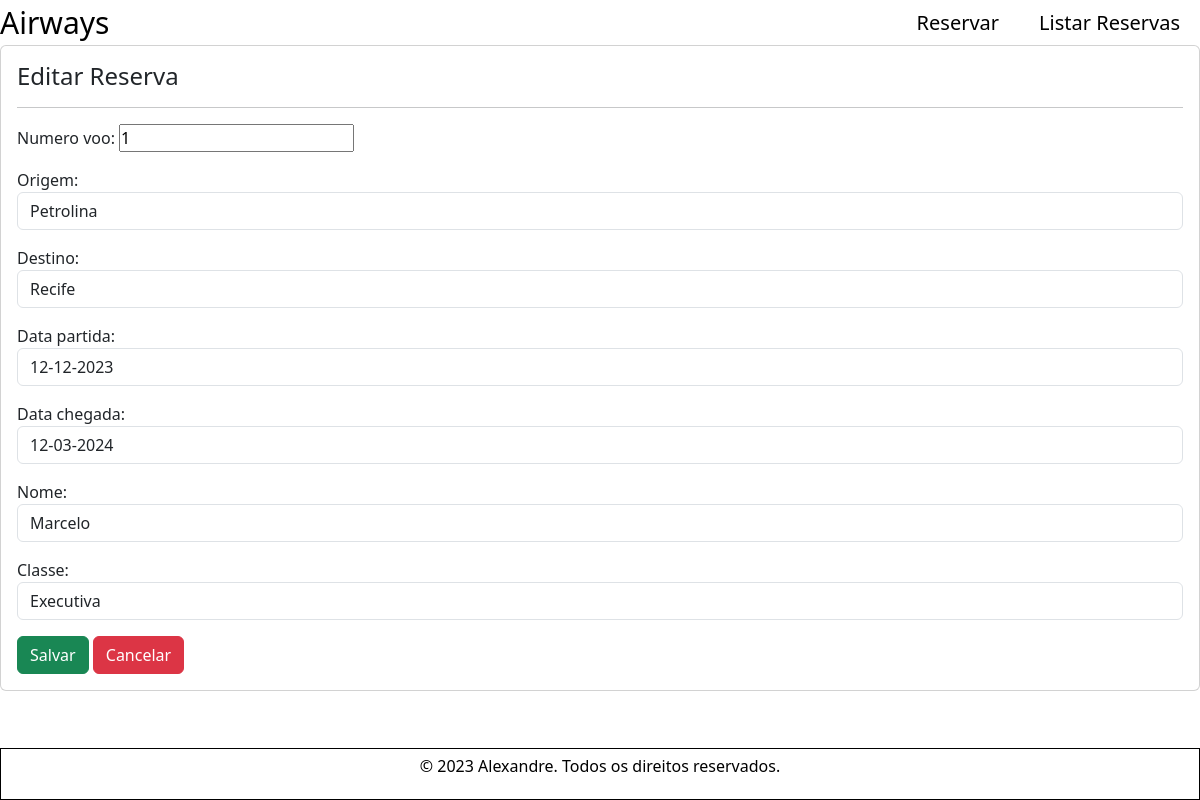
The app's page /reservar/edit/9 with its own data.
### reservas/models.py (models this page shows, shortened)
class Voo(models.Model):
    numero_voo = models.IntegerField(validators=[
        MaxValueValidator(9999, message='O número do voo deve ter no máximo 4 dígitos.'),
        MinValueValidator(1, message='O número do voo deve ter exatamente 4 dígitos.'),
        ],
    )
    CLASSE_CHOICES = [
        ('Econômica', 'Econômica'),
        ('Executiva', 'Executiva'),
    ]
    origem = models.CharField(max_length=100, default='Petrolina')
    destino = models.CharField(max_length=100)
    data_partida = models.CharField(max_length=10, default=(datetime.now() + timedelta(days=1)).strftime('%d-%m-%Y'))
    data_chegada = models.CharField(max_length=10, null=True, blank=True)
    nome = models.CharField(max_length=50)
    classe = models.CharField(max_length=20, choices=CLASSE_CHOICES)

### reservas/views.py (the view)
# urls.py: path('reservar/edit/<int:voo_pk>', editar, name='editar'),
def editar(request, voo_pk):
    dados = Voo.objects.get(pk=voo_pk)
    form = VooForm(request.POST or None, instance=dados)
    if request.POST:
        if form.is_valid():
            form.save()
            return redirect('listar')
    context = {
        'form': form,
        'id':voo_pk,
    }
    return render(request, 'reservas/editar.html', context)

### reservas/forms.py (shortened to what this page needs)
class VooForm(forms.ModelForm):
    class Meta:
        model = Voo
        fields = ['numero_voo', 'origem', 'destino', 'data_partida', 'data_chegada', 'nome', 'classe']
        widgets = {
            'numero_do_voo': forms.IntegerField(widget=forms.TextInput(attrs={'placeholder': 'Numero do Voo', 'class': 'form-control', 'autofocus': ''})),
            'origem': forms.TextInput(attrs={'class':'form-control'}),
            'destino': forms.TextInput(attrs={'class': 'form-control'}),
            'data_partida':forms.DateInput(attrs={'class':'form-control'}),
            'data_chegada': forms.DateInput(attrs={'class': 'form-control'}),
            'nome': forms.TextInput(attrs={'class': 'form-control'}),
            'classe': forms.Select(attrs={'class': 'form-control'}, choices=[('Economica', 'Econômica'), ('Executiva', 'Executiva')])
        }

### reservas/template/reservas/editar.html (shortened to what this page needs)
{% extends 'base.html' %}
{% block content %}
    <div class="card">
        <div class="card-body">
            <h4>Editar Reserva</h4>
            <hr>
            <form action="{% url 'editar' id %}" method="post">
                {{  form.as_p }}
                <button class="btn btn-success" type="submit" >Salvar</button>
                <a href="{% url 'listar' %}" class="btn btn-danger">Cancelar</a>
            </form>
        </div>
    </div>
{% endblock %}

### static/style.css (style rules this page uses)
* { padding: 0; margin: 0; box-sizing: border-box; }

### records on screen
Voo: numero_voo "1", origem "Petrolina", destino "Recife", data_partida "12-12-2023", data_chegada "12-03-2024", nome "Marcelo", classe "Executiva"
